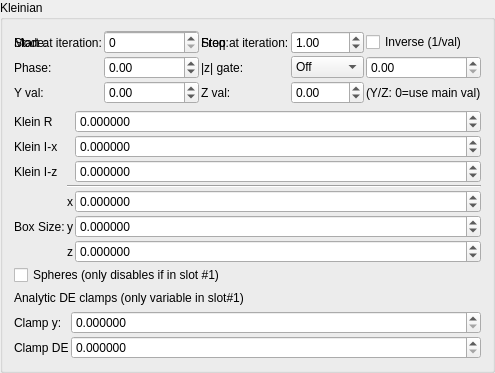
    <widget class="QGroupBox" name="groupBox_6">
     <property name="title">
      <string>Kleinian</string>
     </property>
     <layout class="QVBoxLayout" name="verticalLayout_11">
      <item>
       <layout class="QGridLayout" name="gridLayout_65">
        <property name="spacing">
         <number>2</number>
        </property>
        <item row="1" column="3">
         <widget class="MySpinBox" name="spinboxInt_transf_multiplier_stop_iter_5">
          <property name="sizePolicy">
           <sizepolicy hsizetype="Minimum" vsizetype="Maximum">
            <horstretch>0</horstretch>
            <verstretch>0</verstretch>
           </sizepolicy>
          </property>
          <property name="maximum">
           <number>999</number>
          </property>
         </widget>
        </item>
      <item row="1" column="0">
       <widget class="QLabel"><property name="text"><string>Mode:</string></property></widget>
      </item>
      <item row="1" column="1">
       <widget class="MyComboBox" name="comboBox_transf_multiplier_value_mode_5">
        <item><property name="text"><string notr="true">Constant</string></property></item>
        <item><property name="text"><string notr="true">Sine</string></property></item>
        <item><property name="text"><string notr="true">Ramp</string></property></item>
        <item><property name="text"><string notr="true">Exponential</string></property></item>
        <item><property name="text"><string notr="true">Triangle</string></property></item>
        <item><property name="text"><string notr="true">Square</string></property></item>
        <item><property name="text"><string notr="true">Smoothstep</string></property></item>
        <item><property name="text"><string notr="true">Noise</string></property></item>
        <item><property name="text"><string notr="true">Ping-pong</string></property></item>
        <item><property name="text"><string notr="true">Stepped</string></property></item>
       </widget>
      </item>
      <item row="1" column="2">
       <widget class="QLabel"><property name="text"><string>Freq:</string></property></widget>
      </item>
      <item row="1" column="3">
       <widget class="MyDoubleSpinBox" name="spinbox_transf_multiplier_frequency_5">
        <property name="minimum"><double>0.01</double></property><property name="maximum"><double>100.0</double></property>
        <property name="singleStep"><double>0.1</double></property><property name="value"><double>1.0</double></property>
       </widget>
      </item>
      <item row="1" column="4" colspan="2">
       <widget class="MyCheckBox" name="checkBox_transf_multiplier_inverse_5">
        <property name="text"><string>Inverse (1/val)</string></property>
       </widget>
      </item>
      <item row="2" column="0">
       <widget class="QLabel"><property name="text"><string>Phase:</string></property></widget>
      </item>
      <item row="2" column="1">
       <widget class="MyDoubleSpinBox" name="spinbox_transf_multiplier_phase_5">
        <property name="minimum"><double>-10.0</double></property><property name="maximum"><double>10.0</double></property>
        <property name="singleStep"><double>0.1</double></property><property name="value"><double>0.0</double></property>
       </widget>
      </item>
      <item row="2" column="2">
       <widget class="QLabel"><property name="text"><string>|z| gate:</string></property></widget>
      </item>
      <item row="2" column="3">
       <widget class="MyComboBox" name="comboBox_transf_multiplier_threshold_mode_5">
        <item><property name="text"><string notr="true">Off</string></property></item>
        <item><property name="text"><string notr="true">&gt; thresh</string></property></item>
        <item><property name="text"><string notr="true">&lt; thresh</string></property></item>
       </widget>
      </item>
      <item row="2" column="4" colspan="2">
       <widget class="MyDoubleSpinBox" name="spinbox_transf_multiplier_threshold_5">
        <property name="minimum"><double>0.0</double></property><property name="maximum"><double>1000.0</double></property>
        <property name="singleStep"><double>0.1</double></property><property name="value"><double>0.0</double></property>
       </widget>
      </item>
      <item row="3" column="0">
       <widget class="QLabel"><property name="text"><string>Y val:</string></property></widget>
      </item>
      <item row="3" column="1">
       <widget class="MyDoubleSpinBox" name="spinbox_transf_multiplier_scale_y_5">
        <property name="minimum"><double>-100.0</double></property><property name="maximum"><double>100.0</double></property>
        <property name="singleStep"><double>0.01</double></property><property name="value"><double>0.0</double></property>
       </widget>
      </item>
      <item row="3" column="2">
       <widget class="QLabel"><property name="text"><string>Z val:</string></property></widget>
      </item>
      <item row="3" column="3">
       <widget class="MyDoubleSpinBox" name="spinbox_transf_multiplier_scale_z_5">
        <property name="minimum"><double>-100.0</double></property><property name="maximum"><double>100.0</double></property>
        <property name="singleStep"><double>0.01</double></property><property name="value"><double>0.0</double></property>
       </widget>
      </item>
      <item row="3" column="4" colspan="2">
       <widget class="QLabel"><property name="text"><string notr="true">(Y/Z: 0=use main val)</string></property></widget>
      </item>
        <item row="1" column="1">
         <widget class="MySpinBox" name="spinboxInt_transf_multiplier_start_iter_5">
          <property name="sizePolicy">
           <sizepolicy hsizetype="Minimum" vsizetype="Maximum">
            <horstretch>0</horstretch>
            <verstretch>0</verstretch>
           </sizepolicy>
          </property>
          <property name="maximum">
           <number>999</number>
          </property>
         </widget>
        </item>
        <item row="1" column="0">
         <widget class="QLabel" name="label_254">
          <property name="text">
           <string>Start at iteration:</string>
          </property>
         </widget>
        </item>
        <item row="1" column="2">
         <widget class="QLabel" name="label_255">
          <property name="text">
           <string>Stop at iteration:</string>
          </property>
         </widget>
        </item>
       </layout>
      </item>
      <item>
       <layout class="QGridLayout" name="gridLayout_71" columnstretch="0,0,1">
        <property name="spacing">
         <number>2</number>
        </property>
        <item row="1" column="0">
         <widget class="QLabel" name="label_257">
          <property name="font">
           <font>
            <weight>50</weight>
            <bold>false</bold>
           </font>
          </property>
          <property name="text">
           <string>Klein R</string>
          </property>
         </widget>
        </item>
        <item row="6" column="1">
         <widget class="QLabel" name="label_123">
          <property name="font">
           <font>
            <weight>50</weight>
            <bold>false</bold>
           </font>
          </property>
          <property name="text">
           <string notr="true">y</string>
          </property>
          <property name="alignment">
           <set>Qt::AlignRight|Qt::AlignTrailing|Qt::AlignVCenter</set>
          </property>
         </widget>
        </item>
        <item row="6" column="0">
         <widget class="QLabel" name="label_266">
          <property name="font">
           <font>
            <weight>50</weight>
            <bold>false</bold>
           </font>
          </property>
          <property name="text">
           <string>Box Size:</string>
          </property>
         </widget>
        </item>
        <item row="7" column="1">
         <widget class="QLabel" name="label_146">
          <property name="sizePolicy">
           <sizepolicy hsizetype="Preferred" vsizetype="Preferred">
            <horstretch>0</horstretch>
            <verstretch>0</verstretch>
           </sizepolicy>
          </property>
          <property name="font">
           <font>
            <weight>50</weight>
            <bold>false</bold>
           </font>
          </property>
          <property name="text">
           <string notr="true">z</string>
          </property>
          <property name="alignment">
           <set>Qt::AlignRight|Qt::AlignTrailing|Qt::AlignVCenter</set>
          </property>
         </widget>
        </item>
        <item row="5" column="1">
         <widget class="QLabel" name="label_124">
          <property name="font">
           <font>
            <weight>50</weight>
            <bold>false</bold>
           </font>
          </property>
          <property name="text">
           <string notr="true">x</string>
          </property>
          <property name="alignment">
           <set>Qt::AlignRight|Qt::AlignTrailing|Qt::AlignVCenter</set>
          </property>
         </widget>
        </item>
        <item row="5" column="2">
         <widget class="MyDoubleSpinBox" name="spinbox3_transf_offset_111_x">
          <property name="sizePolicy">
           <sizepolicy hsizetype="Minimum" vsizetype="Maximum">
            <horstretch>0</horstretch>
            <verstretch>0</verstretch>
           </sizepolicy>
          </property>
          <property name="font">
           <font>
            <weight>50</weight>
            <bold>false</bold>
           </font>
          </property>
          <property name="prefix">
           <string/>
          </property>
          <property name="suffix">
           <string/>
          </property>
          <property name="decimals">
           <number>6</number>
          </property>
          <property name="minimum">
           <double>-99.989999999999995</double>
          </property>
          <property name="maximum">
           <double>99.989999999999995</double>
          </property>
          <property name="singleStep">
           <double>0.100000000000000</double>
          </property>
         </widget>
        </item>
        <item row="1" column="2">
         <widget class="MyDoubleSpinBox" name="spinbox_transf_folding_value">
          <property name="sizePolicy">
           <sizepolicy hsizetype="Minimum" vsizetype="Maximum">
            <horstretch>0</horstretch>
            <verstretch>0</verstretch>
           </sizepolicy>
          </property>
          <property name="font">
           <font>
            <weight>50</weight>
            <bold>false</bold>
           </font>
          </property>
          <property name="prefix">
           <string/>
          </property>
          <property name="suffix">
           <string/>
          </property>
          <property name="decimals">
           <number>6</number>
          </property>
          <property name="minimum">
           <double>-99.989999999999995</double>
          </property>
          <property name="maximum">
           <double>99.989999999999995</double>
          </property>
          <property name="singleStep">
           <double>0.010000000000000</double>
          </property>
         </widget>
        </item>
        <item row="2" column="0">
         <widget class="QLabel" name="label_265">
          <property name="font">
           <font>
            <weight>50</weight>
            <bold>false</bold>
           </font>
          </property>
          <property name="text">
           <string>Klein I-x</string>
          </property>
         </widget>
        </item>
        <item row="3" column="2">
         <widget class="MyDoubleSpinBox" name="spinbox_transf_offsetA_0">
          <property name="sizePolicy">
           <sizepolicy hsizetype="Minimum" vsizetype="Maximum">
            <horstretch>0</horstretch>
            <verstretch>0</verstretch>
           </sizepolicy>
          </property>
          <property name="font">
           <font>
            <weight>50</weight>
            <bold>false</bold>
           </font>
          </property>
          <property name="prefix">
           <string/>
          </property>
          <property name="suffix">
           <string/>
          </property>
          <property name="decimals">
           <number>6</number>
          </property>
          <property name="minimum">
           <double>-99.989999999999995</double>
          </property>
          <property name="maximum">
           <double>99.989999999999995</double>
          </property>
          <property name="singleStep">
           <double>0.010000000000000</double>
          </property>
         </widget>
        </item>
        <item row="6" column="2">
         <widget class="MyDoubleSpinBox" name="spinbox3_transf_offset_111_y">
          <property name="sizePolicy">
           <sizepolicy hsizetype="Minimum" vsizetype="Maximum">
            <horstretch>0</horstretch>
            <verstretch>0</verstretch>
           </sizepolicy>
          </property>
          <property name="font">
           <font>
            <weight>50</weight>
            <bold>false</bold>
           </font>
          </property>
          <property name="prefix">
           <string/>
          </property>
          <property name="suffix">
           <string/>
          </property>
          <property name="decimals">
           <number>6</number>
          </property>
          <property name="minimum">
           <double>-99.989999999999995</double>
          </property>
          <property name="maximum">
           <double>99.989999999999995</double>
          </property>
          <property name="singleStep">
           <double>0.100000000000000</double>
          </property>
         </widget>
        </item>
        <item row="3" column="0">
         <widget class="QLabel" name="label_269">
          <property name="font">
           <font>
            <weight>50</weight>
            <bold>false</bold>
           </font>
          </property>
          <property name="text">
           <string>Klein I-z</string>
          </property>
         </widget>
        </item>
        <item row="4" column="1" colspan="2">
         <widget class="Line" name="line_7">
          <property name="orientation">
           <enum>Qt::Horizontal</enum>
          </property>
         </widget>
        </item>
        <item row="2" column="2">
         <widget class="MyDoubleSpinBox" name="spinbox_transf_offset">
          <property name="sizePolicy">
           <sizepolicy hsizetype="Minimum" vsizetype="Maximum">
            <horstretch>0</horstretch>
            <verstretch>0</verstretch>
           </sizepolicy>
          </property>
          <property name="font">
           <font>
            <weight>50</weight>
            <bold>false</bold>
           </font>
          </property>
          <property name="prefix">
           <string/>
          </property>
          <property name="suffix">
           <string/>
          </property>
          <property name="decimals">
           <number>6</number>
          </property>
          <property name="minimum">
           <double>-99.989999999999995</double>
          </property>
          <property name="maximum">
           <double>99.989999999999995</double>
          </property>
          <property name="singleStep">
           <double>0.010000000000000</double>
          </property>
         </widget>
        </item>
        <item row="7" column="2">
         <widget class="MyDoubleSpinBox" name="spinbox3_transf_offset_111_z">
          <property name="sizePolicy">
           <sizepolicy hsizetype="Minimum" vsizetype="Maximum">
            <horstretch>0</horstretch>
            <verstretch>0</verstretch>
           </sizepolicy>
          </property>
          <property name="font">
           <font>
            <weight>50</weight>
            <bold>false</bold>
           </font>
          </property>
          <property name="prefix">
           <string/>
          </property>
          <property name="suffix">
           <string/>
          </property>
          <property name="decimals">
           <number>6</number>
          </property>
          <property name="minimum">
           <double>-99.989999999999995</double>
          </property>
          <property name="maximum">
           <double>99.989999999999995</double>
          </property>
          <property name="singleStep">
           <double>0.100000000000000</double>
          </property>
         </widget>
        </item>
        <item row="9" column="0" colspan="3">
         <widget class="MyCheckBox" name="checkBox_transf_spheres_enabled">
          <property name="text">
           <string>Spheres (only disables if in slot #1)</string>
          </property>
         </widget>
        </item>
       </layout>
      </item>
      <item>
       <widget class="QLabel" name="label_271">
        <property name="font">
         <font>
          <weight>50</weight>
          <bold>false</bold>
         </font>
        </property>
        <property name="text">
         <string>Analytic DE clamps (only variable in slot#1)</string>
        </property>
       </widget>
      </item>
      <item>
       <layout class="QGridLayout" name="gridLayout_83" columnstretch="0,1">
        <property name="spacing">
         <number>2</number>
        </property>
        <item row="2" column="1">
         <widget class="MyDoubleSpinBox" name="spinbox_analyticDE_tweak_005">
          <property name="sizePolicy">
           <sizepolicy hsizetype="Minimum" vsizetype="Maximum">
            <horstretch>0</horstretch>
            <verstretch>0</verstretch>
           </sizepolicy>
          </property>
          <property name="toolTip">
           <string>&lt;html&gt;&lt;head/&gt;&lt;body&gt;&lt;p&gt;Clamps are only variable in slot#1,&lt;/p&gt;&lt;p&gt;in other slots they are set to default&lt;/p&gt;&lt;/body&gt;&lt;/html&gt;</string>
          </property>
          <property name="prefix">
           <string/>
          </property>
          <property name="suffix">
           <string/>
          </property>
          <property name="decimals">
           <number>6</number>
          </property>
          <property name="minimum">
           <double>0.000000000000000</double>
          </property>
          <property name="maximum">
           <double>99.989999999999995</double>
          </property>
          <property name="singleStep">
           <double>0.100000000000000</double>
          </property>
         </widget>
        </item>
        <item row="3" column="1">
         <widget class="MyDoubleSpinBox" name="spinbox_analyticDE_offset_1">
          <property name="sizePolicy">
           <sizepolicy hsizetype="Minimum" vsizetype="Maximum">
            <horstretch>0</horstretch>
            <verstretch>0</verstretch>
           </sizepolicy>
          </property>
          <property name="toolTip">
           <string>&lt;html&gt;&lt;head/&gt;&lt;body&gt;&lt;p&gt;Clamps are only variable in slot#1,&lt;/p&gt;&lt;p&gt;in other slots they are set to default&lt;/p&gt;&lt;/body&gt;&lt;/html&gt;</string>
          </property>
          <property name="prefix">
           <string/>
          </property>
          <property name="suffix">
           <string/>
          </property>
          <property name="decimals">
           <number>6</number>
          </property>
          <property name="minimum">
           <double>0.000000000000000</double>
          </property>
          <property name="maximum">
           <double>99.989999999999995</double>
          </property>
          <property name="singleStep">
           <double>0.100000000000000</double>
          </property>
         </widget>
        </item>
        <item row="2" column="0">
         <widget class="QLabel" name="label_256">
          <property name="text">
           <string>Clamp y:</string>
          </property>
         </widget>
        </item>
        <item row="3" column="0">
         <widget class="QLabel" name="label_258">
          <property name="text">
           <string>Clamp DE</string>
          </property>
         </widget>
        </item>
       </layout>
      </item>
     </layout>
    </widget>
